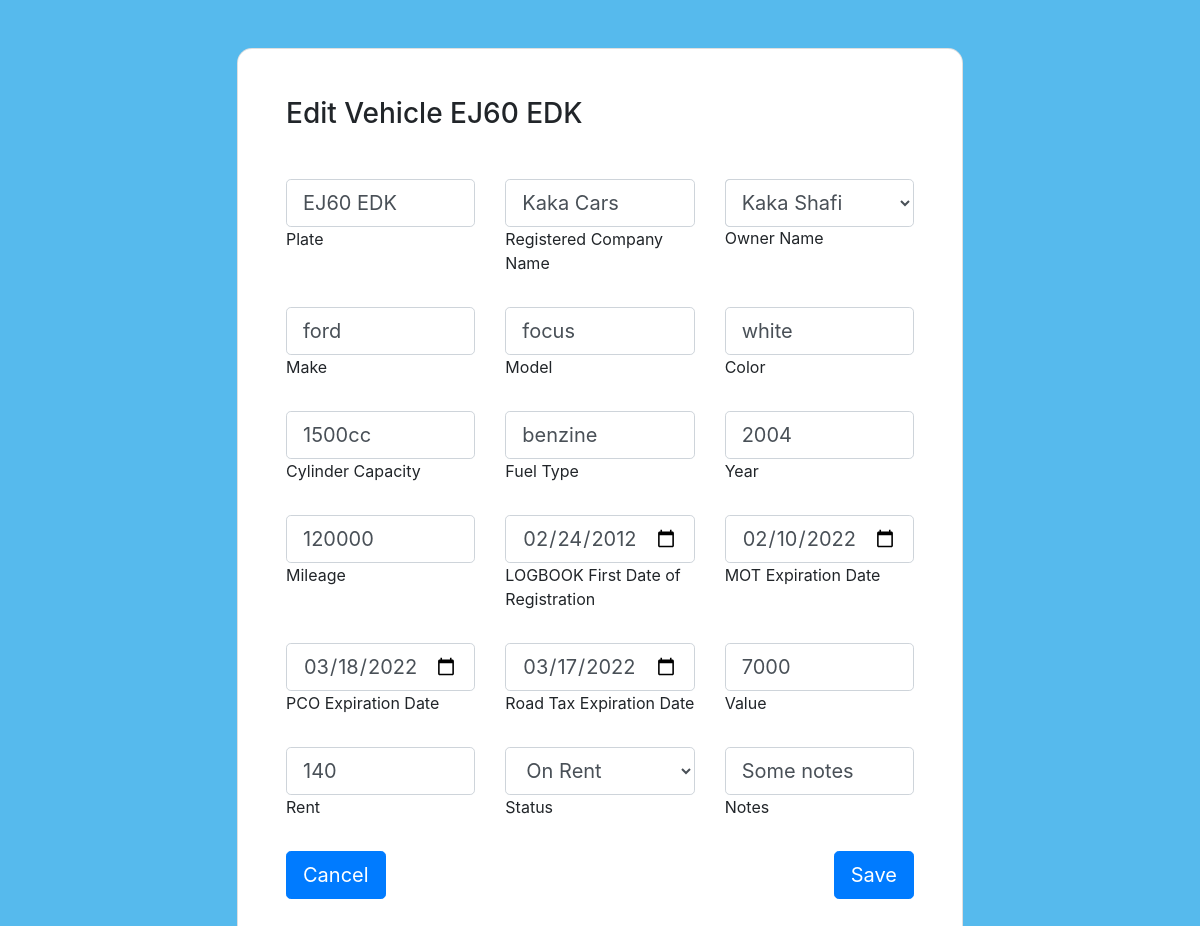
Page /edit_vehicle/1 (signed in) on the committed database.
### Manager/models.py (models this page shows)
class vehicle(models.Model):
    plate = models.CharField(max_length=20, blank=False, )
    registered_company_name = models.CharField(max_length=100, blank=True, )
    owner_name = models.CharField(max_length=100, blank=True, )
    make = models.CharField(max_length=100, blank=True, )
    model = models.CharField(max_length=100, blank=True, )
    color = models.CharField(max_length=100, blank=True, )
    cylinder_capacity = models.CharField(max_length=100, blank=True, )
    fuel_type = models.CharField(max_length=100, blank=True, )
    year = models.IntegerField(blank=True, )
    mileage = models.IntegerField(blank=True, )
    LOGBOOK_first_date_of_registration = models.DateField(max_length=100, blank=True, )
    mot_expiration_date = models.DateField(max_length=100, blank=True, )
    pco_expiration_date = models.DateField(max_length=100, blank=True, )
    road_tax_expiration_date = models.DateField(max_length=100, blank=True, )
    value = models.IntegerField(blank=True, )
    rent = models.IntegerField(blank=True, )
    STATUS = (
        ('On Rent', 'On Rent'),
        ('Available', 'Available for rent'),
        ('Sold', 'Sold'),
        ('Scrapped', 'Scrapped'),
        ('Damaged', 'Damaged'),
    )
    status = models.CharField(max_length=9, choices=STATUS,  blank=True, )
    notes = models.CharField(max_length=9999, blank=True)

### Manager/views.py (the view)
# urls.py: path('edit_vehicle/<int:vehicle_id>', edit_vehicle, name="edit_vehicle"),
@login_required(login_url="/login")
def edit_vehicle(request, vehicle_id):
    if permissions.objects.get(user=request.user.username).level1 == "Yes":
        update_vehicle_status()
        if(request.method) == "POST":
            vehicle_i = vehicle.objects.all().filter(id=vehicle_id)[0]
            form = vehicleForm(data=request.POST, instance=vehicle_i)
            if form.is_valid():
                form.save()
                return redirect('view_vehicle', vehicle_id=vehicle_id)
            else:
                messages.error(request, 'Please use correct data!')
                return redirect('edit_vehicle', vehicle_id=vehicle_id)
        else:
            vehicle_obj = vehicle.objects.all().filter(id=vehicle_id)[0]
            form = vehicleForm
            owners = owner_name.objects.all()
            return render(request, 'edit_vehicle.html', {'vehicle':vehicle_obj, 'form':form, 'owners':owners})
    else:
        return HttpResponse("Access Denied")

### Manager/views.py (called while the page is built)
def update_vehicle_status():
    vehicles_obj = vehicle.objects.all().filter(status="On Rent")
    for i in vehicles_obj:
        try:
            print(rental.objects.get(vehicle_id=i.id, status="Active"))
        except:
            i.status = "Available"
            i.save()
    vehicles_obj = vehicle.objects.all().filter(status="Available")
    for i in vehicles_obj:
        try:
            print(rental.objects.get(vehicle_id=i.id, status="Active"))
            i.status = "On Rent"
            i.save()
        except:
            pass

### Manager/templates/edit_vehicle.html (shortened to what this page needs)
{%  load static %}
<!DOCTYPE html>
<html lang="en">
<head>
    <link rel="stylesheet" href="{% static 'css/bootstrap.css' %}">
    <link href="https://cdn.jsdelivr.net/npm/select2@4.1.0-rc.0/dist/css/select2.min.css" rel="stylesheet" />
</head>
<body style="background: #56baed;">
    <section class="vh-150 gradient-custom" >
      <div class="p-md-5 py-5 h-150">
        <div class="row justify-content-center align-items-center h-150">
          <div class="col-8 col-lg-8 col-xl-8">
            <div class="card shadow-2-strong card-registration" style="border-radius: 15px;">
              <div class="card-body p-4 p-md-5">
                <h3 class="mb-4 pb-2 pb-md-0 mb-md-5">Edit Vehicle {{ vehicle.plate }}</h3>
                <form method="POST" id="form" class="needs-validation" novalidate>
                  <div class="row">
                    <div class="col-md-4 mb-4">
                      <div class="form-outline">
                        <input type="text" name="plate" value="{{ vehicle.plate }}" id="plate" class="form-control form-control-lg" required/>
                        <label class="form-label" for="plate">Plate</label>
                      </div>
                    </div>
                    <div class="col-md-4 mb-4">
                      <div class="form-outline">
                        <input type="text" name="registered_company_name" value="{{ vehicle.registered_company_name }}" id="registered_company_name" class="form-control form-control-lg" required/>
                        <label class="form-label" for="registered_company_name">Registered Company Name</label>
                      </div>
                    </div>
                    <div class="col-md-4 mb-4">
                      <div class="form-outline">
                            <div class="select-editable">
                              <input class="form-control form-control-lg" type="text" id="owner_name" value="{{ vehicle.owner_name }}"  name="owner_name" required/>
                                <label class="form-label" for="owner_name">Owner Name</label>
                            </div>
                      </div>
                    </div>
                  </div>
                  <div class="row">
                    <div class="col-md-4 mb-4">
                      <div class="form-outline">
                        <input type="text" name="make" value="{{ vehicle.make }}" id="make" class="form-control form-control-lg" required/>
                        <label class="form-label" for="make">Make</label>
                      </div>
                    </div>
                    <div class="col-md-4 mb-4">
                      <div class="form-outline">
                        <input type="text" name="model" value="{{ vehicle.model }}" id="model" class="form-control form-control-lg" required/>
                        <label class="form-label" for="model">Model</label>
                      </div>
                    </div>
                    <div class="col-md-4 mb-4">
                      <div class="form-outline">
                        <input type="text" name="color" value="{{ vehicle.color }}" id="color" class="form-control form-control-lg" required/>
                        <label class="form-label" for="color">Color</label>
                      </div>
                    </div>
                  </div>
                  <div class="row">
                    <div class="col-md-4 mb-4">
                      <div class="form-outline">
                        <input type="text" name="cylinder_capacity" value="{{ vehicle.cylinder_capacity }}" id="cylinder_capacity" class="form-control form-control-lg" required/>
                        <label class="form-label" for="cylinder_capacity">Cylinder Capacity</label>
                      </div>
                    </div>
                    <div class="col-md-4 mb-4">
                      <div class="form-outline">
                        <input type="text" name="fuel_type" value="{{ vehicle.fuel_type }}" id="fuel_type" class="form-control form-control-lg" required/>
                        <label class="form-label" for="fuel_type">Fuel Type</label>
                    </div>
                  </div>
                    <div class="col-md-4 mb-4">
                      <div class="form-outline">
                        <input type="number" name="year" value="{{ vehicle.year }}" id="year" class="form-control form-control-lg" required/>
                        <label class="form-label" for="year">Year</label>
                    </div>
                  </div>
                  </div>
                  <div class="row">
                    <div class="col-md-4 mb-4">
                      <div class="form-outline">
                        <input type="number" name="mileage" value="{{ vehicle.mileage }}" id="mileage" class="form-control form-control-lg" required/>
                        <label class="form-label" for="mileage">Mileage</label>
                      </div>
                    </div>
                    <div class="col-md-4 mb-4">
                      <div class="form-outline">
                        <input type="date" name="LOGBOOK_first_date_of_registration" value="{{ vehicle.LOGBOOK_first_date_of_registration|date:"Y-m-d" }}" id="LOGBOOK_first_date_of_registration" class="form-control form-control-lg" required/>
                        <label class="form-label" for="LOGBOOK_first_date_of_registration">LOGBOOK First Date of Registration</label>
                      </div>
                    </div>
                    <div class="col-md-4 mb-4">
                      <div class="form-outline">
                        <input type="date" name="mot_expiration_date" value="{{ vehicle.mot_expiration_date|date:"Y-m-d" }}" id="mot_expiration_date" class="form-control form-control-lg" required/>
                        <label class="form-label" for="mot_expiration_date">MOT Expiration Date</label>
                      </div>
                    </div>
                  </div>
                  <div class="row">
                    <div class="col-md-4 mb-4">
                      <div class="form-outline">
                        <input type="date" name="pco_expiration_date" value="{{ vehicle.pco_expiration_date|date:"Y-m-d" }}" id="pco_expiration_date" class="form-control form-control-lg" required/>
                        <label class="form-label" for="pco_expiration_date">PCO Expiration Date</label>
                      </div>
                    </div>
                    <div class="col-md-4 mb-4">
                      <div class="form-outline">
                        <input type="date" name="road_tax_expiration_date" value="{{ vehicle.road_tax_expiration_date|date:"Y-m-d" }}" id="road_tax_expiration_date" class="form-control form-control-lg" required/>
                        <label class="form-label" for="road_tax_expiration_date">Road Tax Expiration Date</label>
                      </div>
                    </div>
                    <div class="col-md-4 mb-4">
                      <div class="form-outline">
                        <input type="number" name="value" value="{{ vehicle.value }}" id="value" class="form-control form-control-lg" required/>
                        <label class="form-label" for="value">Value</label>
                      </div>
                    </div>
                  </div>
                  <div class="row">
                    <div class="col-md-4 mb-4">
                      <div class="form-outline">
                        <input type="number" name="rent" value="{{ vehicle.rent }}" id="rent" class="form-control form-control-lg" required/>
                        <label class="form-label" for="rent">Rent</label>
                      </div>
                    </div>
                    <div class="col-md-4 mb-4">
                      <div class="form-outline">
                          <select class="select form-control form-control-lg" name="status">
                              {% if vehicle.status == 'On Rent' %}
                                <option value="On Rent" selected>On Rent</option>
                              {% else %}
                                <option value="On Rent">On Rent</option>
                              {% endif %}
                          </select>
                        <label class="form-label" for="status">Status</label>
                      </div>
                    </div>
                    <div class="col-md-4 mb-4">
                      <div class="form-outline">
                        <input type="text" name="notes" id="notes" value="{{ vehicle.notes }}" class="form-control form-control-lg"/>
                        <label class="form-label" for="notes">Notes</label>
                      </div>
                    </div>
                  </div>
                  <div class="float-left">
                      <a class="btn btn-primary btn-lg" href="/vehicles">Cancel</a>
                  </div>
                  <div class="float-right">
                    <input class="btn btn-primary btn-lg" type="submit" value="Save" />
                  </div>
                </form>
              </div>
            </div>
          </div>
        </div>
      </div>
    </section>
</body>
</html>

### Manager/templates/edit_vehicle.html (style rules this page uses)
.select-editable { position:relative; }
.select-editable input { position:absolute; width:90%; border-right: none; border-bottom-right-radius: 0; border-top-right-radius: 0; }
.select-editable label { position:relative; padding-top: 47px; }
.gradient-custom { background: #56baed; background: -webkit-linear-gradient(to bottom right, #56baed, #56baed); background: linear-gradient(to bottom right,#56baed, #56baed) }

### rows in the picture
vehicle: plate "EJ60 EDK", registered_company_name "Kaka Cars", owner_name "Kaka Shafi", make "ford", model "focus", color "white", cylinder_capacity "1500cc", fuel_type "benzine", year "2004", mileage "120000", LOGBOOK_first_date_of_registration "02/24/2012", mot_expiration_date "02/10/2022", pco_expiration_date "03/18/2022", road_tax_expiration_date "03/17/2022", value "7000", rent "140", status "On Rent", notes "Some notes"
